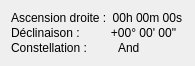
   <widget class="QWidget" name="formLayoutWidget_22">
    <property name="geometry">
     <rect>
      <x>330</x>
      <y>30</y>
      <width>170</width>
      <height>52</height>
     </rect>
    </property>
    <layout class="QFormLayout" name="formLayout_equatSat">
     <property name="sizeConstraint">
      <enum>QLayout::SetFixedSize</enum>
     </property>
     <property name="labelAlignment">
      <set>Qt::AlignLeading|Qt::AlignLeft|Qt::AlignVCenter</set>
     </property>
     <property name="horizontalSpacing">
      <number>3</number>
     </property>
     <property name="verticalSpacing">
      <number>1</number>
     </property>
     <item row="0" column="0">
      <widget class="QLabel" name="lbl_ascensionDroiteSat">
       <property name="font">
        <font/>
       </property>
       <property name="mouseTracking">
        <bool>true</bool>
       </property>
       <property name="text">
        <string>Ascension droite :</string>
       </property>
      </widget>
     </item>
     <item row="1" column="0">
      <widget class="QLabel" name="lbl_declinaisonSat">
       <property name="font">
        <font/>
       </property>
       <property name="mouseTracking">
        <bool>true</bool>
       </property>
       <property name="text">
        <string>Déclinaison :</string>
       </property>
      </widget>
     </item>
     <item row="2" column="0">
      <widget class="QLabel" name="lbl_constellationSat">
       <property name="font">
        <font/>
       </property>
       <property name="mouseTracking">
        <bool>true</bool>
       </property>
       <property name="text">
        <string>Constellation :</string>
       </property>
      </widget>
     </item>
     <item row="0" column="1">
      <widget class="QLabel" name="ascensionDroiteSat">
       <property name="font">
        <font/>
       </property>
       <property name="mouseTracking">
        <bool>true</bool>
       </property>
       <property name="text">
        <string notr="true">00h 00m 00s</string>
       </property>
       <property name="alignment">
        <set>Qt::AlignRight|Qt::AlignTrailing|Qt::AlignVCenter</set>
       </property>
       <property name="indent">
        <number>2</number>
       </property>
      </widget>
     </item>
     <item row="1" column="1">
      <widget class="QLabel" name="declinaisonSat">
       <property name="font">
        <font/>
       </property>
       <property name="mouseTracking">
        <bool>true</bool>
       </property>
       <property name="text">
        <string notr="true">+00° 00' 00&quot;</string>
       </property>
       <property name="alignment">
        <set>Qt::AlignRight|Qt::AlignTrailing|Qt::AlignVCenter</set>
       </property>
       <property name="indent">
        <number>8</number>
       </property>
      </widget>
     </item>
     <item row="2" column="1">
      <widget class="QLabel" name="constellationSat">
       <property name="font">
        <font/>
       </property>
       <property name="mouseTracking">
        <bool>true</bool>
       </property>
       <property name="text">
        <string notr="true">And</string>
       </property>
       <property name="indent">
        <number>8</number>
       </property>
      </widget>
     </item>
    </layout>
   </widget>
